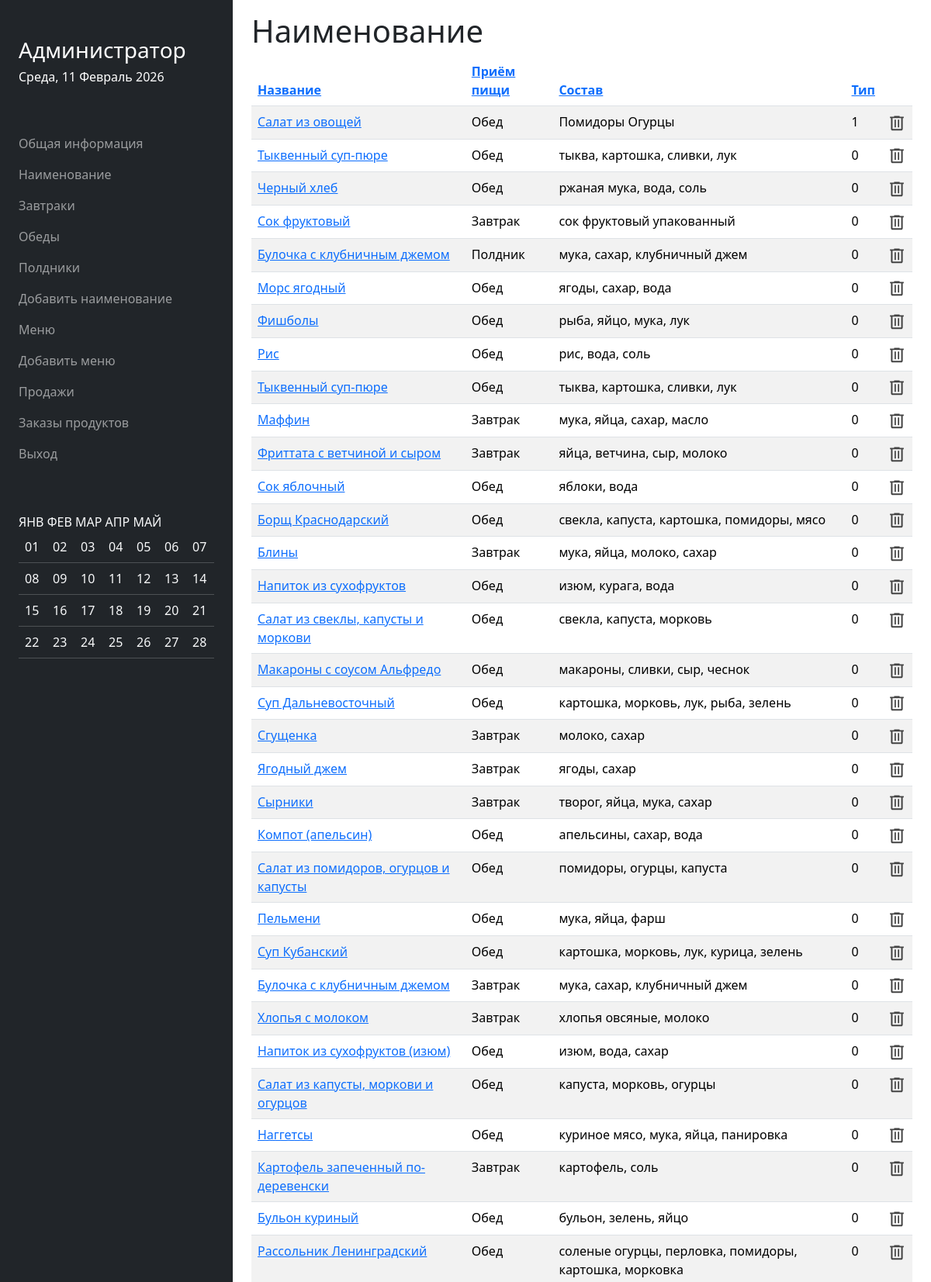
Page /moderator/dish/ (signed in, upper part) on the committed database.
### menu/models.py (models this page shows, shortened)
class Dish(models.Model):
    name = models.CharField(max_length=255)
    type = models.IntegerField(
        choices=DISH_TYPE,
        default=0
    )
    meals = models.CharField(
        max_length=20,
        choices=MEAL_CHOICES,
        default='breakfast'
    )
    ingredients = models.CharField(max_length=255)
    picture = models.ImageField(default='/static/img/default.png', upload_to='static/img/')

### moderator/views.py (the view)
# urls.py: path('dish/', views.dish),
@login_required(login_url='/login/')
def dish(request):
    data["title"] = links['dish'].get('name')
    menu = Dish.objects.all().order_by('-id')
    data["menu"] = menu
    return render(request, 'dish.html', data)

### moderator/templates/dish.html (shortened to what this page needs)
{% extends 'moderator.html' %}
{% block content %}
    <table class="table table-hover table-striped">
        <thead>
          <tr>
            <th><a href="/moderator/dish/name/">Название</a></th>
            <th><a href="/moderator/dish/meals/">Приём пищи</a></th>
            <th><a href="/moderator/dish/ingredients/">Состав</a></th>
            <th><a href="/moderator/dish/type/">Тип</a></th>
              <th></th>
          </tr>
        </thead>
    {% for m in menu %}
        <tr>
            <td><a href="/moderator/change/dish/{{ m.id }}/">{{ m.name }}</a></td>
            <td>
                {% if m.meals == 'breakfast' %}
                    {{ meal_choice.breakfast }}
                {% elif m.meals == 'dinner' %}
                    {{ meal_choice.dinner }}
                {% elif m.meals == 'snack' %}
                    {{ meal_choice.snack }}
                {% elif m.meals == 'all' %}
                    {{ meal_choice.all }}
                {% endif %}
            </td>
            <td>{{ m.ingredients }}</td>
            <td>{{ m.type }}</td>
            <td><a href="/moderator/delete/dish/{{ m.id }}">
                </a>
            </td>
        </tr>
    {% endfor %}
    </table>
{% endblock %}

### moderator/templates/moderator.html (shortened to what this page needs)
<!DOCTYPE html>
<html lang="en">
<head>
    <link href="https://cdn.jsdelivr.net/npm/bootstrap@5.3.3/dist/css/bootstrap.min.css" rel="stylesheet">
</head>
<body>
<div class="container-fluid">
    <div class="row">
        <div class="col-sm-3 bg-dark pt-5" style="min-height: 100vh">
            <div class="container">
                <h3 class="text-bg-dark"> {{ welcome }}</h3>
            </div>
            <div class="container text-bg-dark">
                <h6>{{ current_date|date:"l, j F Y" }}</h6>
            </div>
            <nav class="navbar navbar bg-dark navbar-dark flex-column pt-5">
                <div class="container-fluid">
                    <ul class="navbar-nav">
                      {% for key, value in links.items %}
                            <li class="nav-item">
                                <a href="{{ value.href }}" class="nav-link">{{ value.name }}</a>
                            </li>
                        {% endfor %}
                    </ul>
                </div>
            </nav>
            <div class="container my-5">
                {{ calendar | safe }}
            </div>
        </div>
        <div class="col-sm-9">
            <div class="container my-3">
                <h1>{{ title }}</h1>
                {% block content %}
                {% endblock %}
            </div>
        </div>
    </div>
</div>
</body>
</html>

### rows in the picture
Dish: name "Салат из овощей", dinner "Обед", ingredients "Помидоры Огурцы", type "1"
Dish: name "Тыквенный суп-пюре", dinner "Обед", ingredients "тыква, картошка, сливки, лук", type "0"
Dish: name "Черный хлеб", dinner "Обед", ingredients "ржаная мука, вода, соль", type "0"
Dish: name "Сок фруктовый", breakfast "Завтрак", ingredients "сок фруктовый упакованный", type "0"
Dish: name "Булочка с клубничным джемом", snack "Полдник", ingredients "мука, сахар, клубничный джем", type "0"
Dish: name "Морс ягодный", dinner "Обед", ingredients "ягоды, сахар, вода", type "0"
Dish: name "Фишболы", dinner "Обед", ingredients "рыба, яйцо, мука, лук", type "0"
Dish: name "Рис", dinner "Обед", ingredients "рис, вода, соль", type "0"
Dish: name "Тыквенный суп-пюре", dinner "Обед", ingredients "тыква, картошка, сливки, лук", type "0"
Dish: name "Маффин", breakfast "Завтрак", ingredients "мука, яйца, сахар, масло", type "0"
Dish: name "Фриттата с ветчиной и сыром", breakfast "Завтрак", ingredients "яйца, ветчина, сыр, молоко", type "0"
Dish: name "Сок яблочный", dinner "Обед", ingredients "яблоки, вода", type "0"
Dish: name "Борщ Краснодарский", dinner "Обед", ingredients "свекла, капуста, картошка, помидоры, мясо", type "0"
Dish: name "Блины", breakfast "Завтрак", ingredients "мука, яйца, молоко, сахар", type "0"
Dish: name "Напиток из сухофруктов", dinner "Обед", ingredients "изюм, курага, вода", type "0"
Dish: name "Салат из свеклы, капусты и моркови", dinner "Обед", ingredients "свекла, капуста, морковь", type "0"
Dish: name "Макароны с соусом Альфредо", dinner "Обед", ingredients "макароны, сливки, сыр, чеснок", type "0"
Dish: name "Суп Дальневосточный", dinner "Обед", ingredients "картошка, морковь, лук, рыба, зелень", type "0"
Dish: name "Сгущенка", breakfast "Завтрак", ingredients "молоко, сахар", type "0"
Dish: name "Ягодный джем", breakfast "Завтрак", ingredients "ягоды, сахар", type "0"
Dish: name "Сырники", breakfast "Завтрак", ingredients "творог, яйца, мука, сахар", type "0"
Dish: name "Компот (апельсин)", dinner "Обед", ingredients "апельсины, сахар, вода", type "0"
Dish: name "Салат из помидоров, огурцов и капусты", dinner "Обед", ingredients "помидоры, огурцы, капуста", type "0"
Dish: name "Пельмени", dinner "Обед", ingredients "мука, яйца, фарш", type "0"
Dish: name "Суп Кубанский", dinner "Обед", ingredients "картошка, морковь, лук, курица, зелень", type "0"
Dish: name "Булочка с клубничным джемом", breakfast "Завтрак", ingredients "мука, сахар, клубничный джем", type "0"
Dish: name "Хлопья с молоком", breakfast "Завтрак", ingredients "хлопья овсяные, молоко", type "0"
Dish: name "Напиток из сухофруктов (изюм)", dinner "Обед", ingredients "изюм, вода, сахар", type "0"
Dish: name "Салат из капусты, моркови и огурцов", dinner "Обед", ingredients "капуста, морковь, огурцы", type "0"
Dish: name "Наггетсы", dinner "Обед", ingredients "куриное мясо, мука, яйца, панировка", type "0"
Dish: name "Картофель запеченный по-деревенски", breakfast "Завтрак", ingredients "картофель, соль", type "0"
Dish: name "Бульон куриный", dinner "Обед", ingredients "бульон, зелень, яйцо", type "0"
Dish: name "Рассольник Ленинградский", dinner "Обед", ingredients "соленые огурцы, перловка, помидоры, картошка, морковка", type "0"

### other values in the picture
{{ welcome }} "Администратор"
{{ current_date|date:"l, j F Y" }} "Среда, 11 Февраль 2026"
{{ value.name }} "Общая информация" "Наименование" "Завтраки" "Обеды" "Полдники" "Добавить наименование" "Меню" "Добавить меню" "Продажи" "Заказы продуктов" "Выход"
{{ calendar | safe }} "ЯНВ ФЕВ МАР АПР МАЙ 01 02 03 04 05 06 07 08 09 10 11 12 13 14 15 16 17 18 19 20 21 22 23 24 25 26 27 28"
{{ title }} "Наименование"
